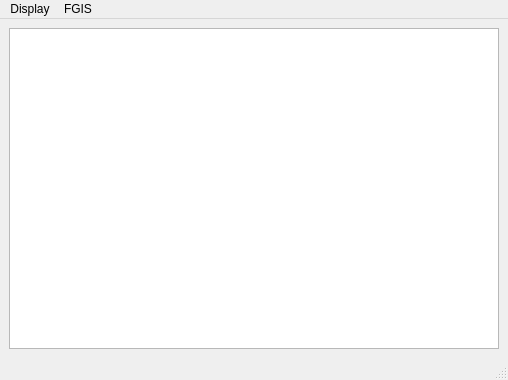
<?xml version="1.0" encoding="UTF-8"?>
<ui version="4.0">
 <class>MainWindow</class>
 <widget class="QMainWindow" name="MainWindow">
  <property name="geometry">
   <rect>
    <x>0</x>
    <y>0</y>
    <width>508</width>
    <height>380</height>
   </rect>
  </property>
  <property name="windowTitle">
   <string>MainWindow</string>
  </property>
  <widget class="QWidget" name="centralwidget">
   <layout class="QGridLayout" name="gridLayout">
    <item row="0" column="0">
     <widget class="QGraphicsView" name="graphicsView"/>
    </item>
   </layout>
  </widget>
  <widget class="QMenuBar" name="menubar">
   <property name="geometry">
    <rect>
     <x>0</x>
     <y>0</y>
     <width>508</width>
     <height>26</height>
    </rect>
   </property>
   <widget class="QMenu" name="menuDisplay">
    <property name="title">
     <string>Display</string>
    </property>
    <addaction name="actionShow"/>
   </widget>
   <widget class="QMenu" name="menuFRZI">
    <property name="title">
     <string>FGIS</string>
    </property>
    <addaction name="actionFRIZ"/>
   </widget>
   <addaction name="menuDisplay"/>
   <addaction name="menuFRZI"/>
  </widget>
  <widget class="QStatusBar" name="statusbar"/>
  <action name="actionShow">
   <property name="text">
    <string>Show</string>
   </property>
  </action>
  <action name="actionFRIZ">
   <property name="text">
    <string>FRIZ</string>
   </property>
  </action>
 </widget>
 <resources/>
 <connections/>
</ui>
